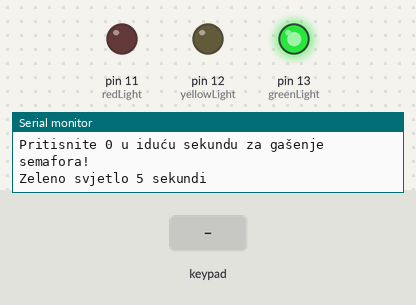
Bench run of a program on a simulated Arduino Uno, built with avr-gcc and run on an emulated ATmega328P. Shown: output pins drawn as LEDs (lit = HIGH), the last lines printed to the serial monitor. The inputs (shaded band) are chosen by the test bench.

Above: at 4.2 s.
4.3 s: key '0' pressed
10.4 s: keypad keys 1 3 9 7 pressed 1.5 s apart
At 22.6 s:
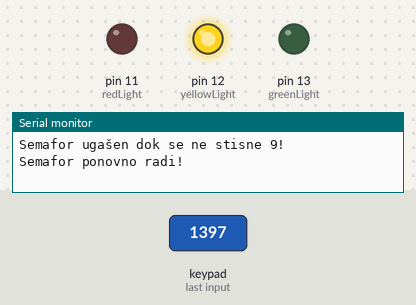
At 29.6 s:
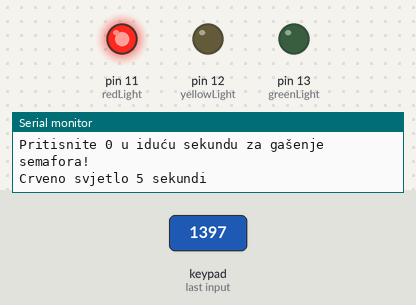
Timing chart, 0 to 40.5 s (numbered marks = the images above; inputs shaded):
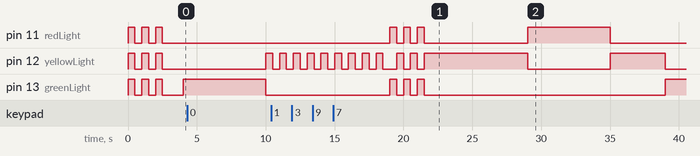

The program:

main.cpp
```cpp
#include <Arduino.h>
#include <Keypad.h>

int greenLight = 13;
int yellowLight = 12;
int redLight = 11;

int state = 0; // 0 - Green, 1 - Yellow, 2 - Red, 3 - Yellow (return), 4 - Green (return)


const byte ROWS = 4;
const byte COLS = 4;

char keys[ROWS][COLS] = {
  {'1','2','3','A'},
  {'4','5','6','B'},
  {'7','8','9','C'},
  {'*','0','#','D'}
};

byte rowPins[ROWS] = {8, 7, 6, 5};
byte colPins[COLS] = {4, 3, 2, 1};

Keypad keypad = Keypad(makeKeymap(keys), rowPins, colPins, ROWS, COLS);

// put function declarations here:
void setupTrafficLight();
void trafficLightMain();
void trafficLightOff();
void trafficLightOn();

void setup() {
  Serial.begin(115200);

  pinMode(greenLight, OUTPUT);
  pinMode(yellowLight, OUTPUT);
  pinMode(redLight, OUTPUT);

  setupTrafficLight();

  Serial.println("Semafor pokrenut!");
}

void loop() {
  char key = keypad.getKey();

  Serial.println("Pritisnite 0 u iduću sekundu za gašenje semafora!");
  delay(1000);
  if (key == '0') {
    trafficLightOff();
  } else {
    trafficLightMain();
  }

}

// put function definitions here:

void setupTrafficLight() {

  for (int i=0; i<3; i++){
    digitalWrite(greenLight, HIGH);
    digitalWrite(yellowLight, HIGH);
    digitalWrite(redLight, HIGH);
    delay(500);

    digitalWrite(greenLight, LOW);
    digitalWrite(yellowLight, LOW);
    digitalWrite(redLight, LOW);
    delay(500);
  }
}

void trafficLightMain() {
  char key = keypad.getKey();

    if (key == '0'){
        trafficLightOff();
      }
    switch(state){
      case 0:
        digitalWrite(yellowLight, LOW);
        digitalWrite(greenLight, HIGH);
        Serial.println("Zeleno svjetlo 5 sekundi");
        delay(5000);
        state = 1;
        break;
      case 1:
        digitalWrite(greenLight, LOW);
        digitalWrite(yellowLight, HIGH);
        Serial.println("Žuto svjetlo 3 sekunde (Zeleno na Crveno)");
        delay(3000);
        state = 2;
        break;
      case 2:
        digitalWrite(yellowLight, LOW);
        digitalWrite(redLight, HIGH);
        Serial.println("Crveno svjetlo 5 sekundi");
        delay(5000);
        state = 3;
        break;
      case 3:
        digitalWrite(redLight, LOW);
        digitalWrite(yellowLight, HIGH);
        Serial.println("Žuto svjetlo 3 sekunde (Crveno na Zeleno)");
        delay(3000);
        state = 0;
        break;
      }
    }

void trafficLightOff(){
  char key;
  Serial.println("Semafor ugašen dok se ne stisne 9!");
  do{
    key = keypad.getKey();
    digitalWrite(greenLight, LOW);
    digitalWrite(yellowLight, HIGH);
    digitalWrite(redLight, LOW);
    delay(500);
    digitalWrite(greenLight, LOW);
    digitalWrite(yellowLight, LOW);
    digitalWrite(redLight, LOW);
    delay(500);
  } while(key != '9');

  trafficLightOn();
}

void trafficLightOn(){
  Serial.println("Semafor ponovno radi!");

  for (int i=0; i<3; i++){
    digitalWrite(greenLight, HIGH);
    digitalWrite(yellowLight, LOW);
    digitalWrite(redLight, HIGH);
    delay(500);

    digitalWrite(greenLight, LOW);
    digitalWrite(yellowLight, HIGH);
    digitalWrite(redLight, LOW);
    delay(500);
  }
  delay(2000);
}
```

Measured:
- after the input at 10.4 s, pin 11 (redLight): LOW → HIGH after 8.6 s, → LOW 0.50 s later, → HIGH 0.50 s later, → LOW 0.50 s later, … (8 changes in this stretch); pin 13 (greenLight): LOW → HIGH after 8.6 s, then repeats every 1.0 s: LOW 0.50 s, HIGH 0.50 s
